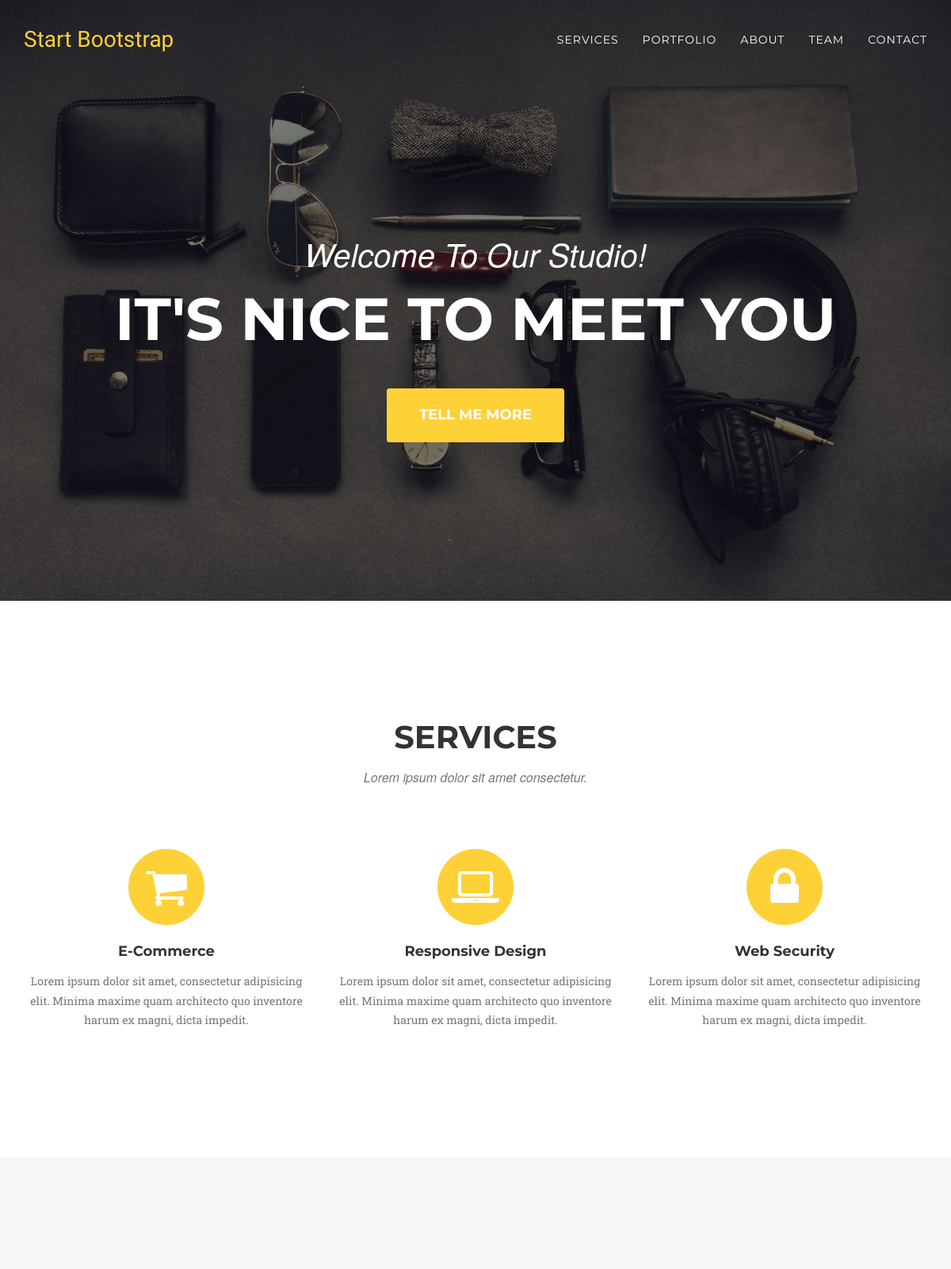
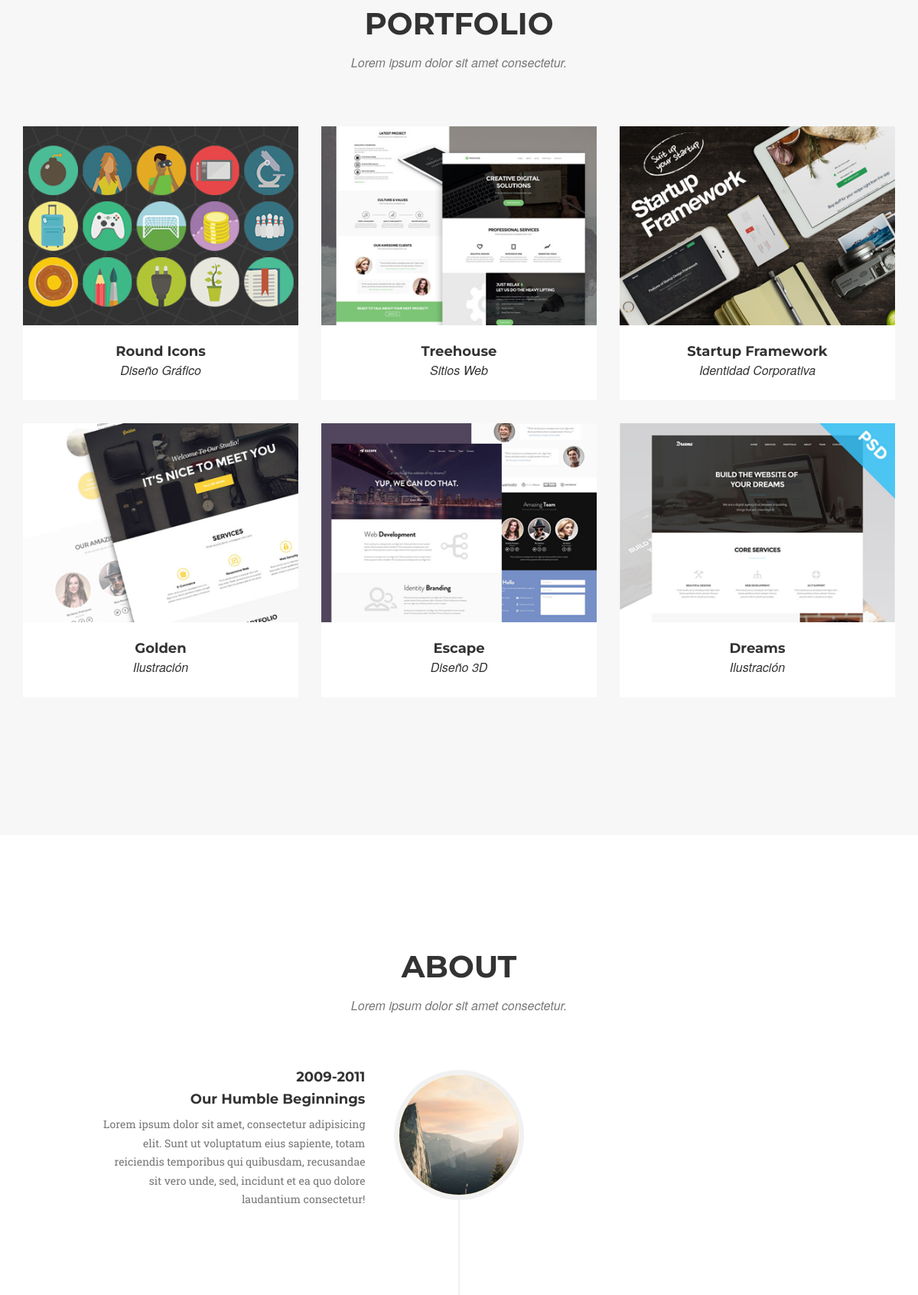
Screenshot of /porfolio/ (upper part) with the database file from the repository (2 pictures, top to bottom).
### porfolio/models.py (models this page shows, shortened)
class Work(models.Model):
    CATEGORIAS = (
        ('Sitios Web', 'SW'),
        ('Identidad Corporativa', 'IC'),
        ('Diseño Gráfico', 'DG'),
        ('Ilustración','IL'),
        ('Diseño 3D', 'D3'),
    )
    title = models.CharField(max_length=200)
    imageurl = models.CharField(max_length=200)
    thumburl = models.CharField(max_length=200)
    intro = models.CharField(max_length=400)
    description = models.TextField()
    pub_date = models.DateTimeField('date published')
    category = models.CharField(max_length=30,
                                      choices=CATEGORIAS,
                                      default='Sitios Web')
    featured = models.BooleanField(default=False)
    votes = models.IntegerField(default=0)

### porfolio/views.py (the view)
def index(request):
    latest_work_list = Work.objects.order_by('-pub_date')[:6]
    context = {'latest_work_list': latest_work_list}
    return render(request, 'porfolio/index.html', context)

### porfolio/templates/porfolio/index.html (shortened to what this page needs)
<!DOCTYPE html>
<html lang="es">
<head>
{% load staticfiles %}
    <link href="{% static "porfolio/css/bootstrap.min.css" %}" rel="stylesheet">
    <link href="{% static "porfolio/css/agency.css" %}" rel="stylesheet">
    <link href="{% static "porfolio/font-awesome/css/font-awesome.min.css" %}" rel="stylesheet" type="text/css">
</head>
<body id="page-top" class="index">
    <nav class="navbar navbar-default navbar-fixed-top">
        <div class="container">
            <div class="navbar-header page-scroll">
                <a class="navbar-brand page-scroll" href="#page-top">Start Bootstrap</a>
            </div>
            <div class="collapse navbar-collapse" id="bs-example-navbar-collapse-1">
                <ul class="nav navbar-nav navbar-right">
                    <li>
                        <a class="page-scroll" href="#services">Services</a>
                    </li>
                    <li>
                        <a class="page-scroll" href="#portfolio">Portfolio</a>
                    </li>
                    <li>
                        <a class="page-scroll" href="#about">About</a>
                    </li>
                    <li>
                        <a class="page-scroll" href="#team">Team</a>
                    </li>
                    <li>
                        <a class="page-scroll" href="#contact">Contact</a>
                    </li>
                </ul>
            </div>
        </div>
    </nav>
    <header>
        <div class="container">
            <div class="intro-text">
                <div class="intro-lead-in">Welcome To Our Studio!</div>
                <div class="intro-heading">It's Nice To Meet You</div>
                <a href="#services" class="page-scroll btn btn-xl">Tell Me More</a>
            </div>
        </div>
    </header>
    <section id="services">
        <div class="container">
            <div class="row">
                <div class="col-lg-12 text-center">
                    <h2 class="section-heading">Services</h2>
                    <h3 class="section-subheading text-muted">Lorem ipsum dolor sit amet consectetur.</h3>
                </div>
            </div>
            <div class="row text-center">
                <div class="col-md-4">
                    <span class="fa-stack fa-4x">
                        <i class="fa fa-circle fa-stack-2x text-primary"></i>
                        <i class="fa fa-shopping-cart fa-stack-1x fa-inverse"></i>
                    </span>
                    <h4 class="service-heading">E-Commerce</h4>
                    <p class="text-muted">Lorem ipsum dolor sit amet, consectetur adipisicing elit. Minima maxime quam architecto quo inventore harum ex magni, dicta impedit.</p>
                </div>
                <div class="col-md-4">
                    <span class="fa-stack fa-4x">
                        <i class="fa fa-circle fa-stack-2x text-primary"></i>
                        <i class="fa fa-laptop fa-stack-1x fa-inverse"></i>
                    </span>
                    <h4 class="service-heading">Responsive Design</h4>
                    <p class="text-muted">Lorem ipsum dolor sit amet, consectetur adipisicing elit. Minima maxime quam architecto quo inventore harum ex magni, dicta impedit.</p>
                </div>
                <div class="col-md-4">
                    <span class="fa-stack fa-4x">
                        <i class="fa fa-circle fa-stack-2x text-primary"></i>
                        <i class="fa fa-lock fa-stack-1x fa-inverse"></i>
                    </span>
                    <h4 class="service-heading">Web Security</h4>
                    <p class="text-muted">Lorem ipsum dolor sit amet, consectetur adipisicing elit. Minima maxime quam architecto quo inventore harum ex magni, dicta impedit.</p>
                </div>
            </div>
        </div>
    </section>
    <section id="portfolio" class="bg-light-gray">
        <div class="container">
            <div class="row">
                <div class="col-lg-12 text-center">
                    <h2 class="section-heading">Portfolio</h2>
                    <h3 class="section-subheading text-muted">Lorem ipsum dolor sit amet consectetur.</h3>
                </div>
            </div>
            <div class="row">
            {% load staticfiles %}
            {% if latest_work_list %}
            {% for work in latest_work_list %}
                <div class="col-md-4 col-sm-6 portfolio-item">
                <a href="#portfolioModal{{ work.id }}" class="portfolio-link" data-toggle="modal">
                        <img src="{% static "porfolio/img/portfolio/" %}{{ work.thumburl }}" class="img-responsive" alt="">
                    </a>
                    <div class="portfolio-caption">
                        <h4>{{ work.title }}</h4>
                        <p >{{ work.category }}</p>
                    </div>
                </div>
            {% endfor %}
			{% else %}
    			<p>No works are available.</p>
			{% endif %}
            </div>
        </div>
    </section>
    <section id="about">
        <div class="container">
            <div class="row">
                <div class="col-lg-12 text-center">
                    <h2 class="section-heading">About</h2>
                    <h3 class="section-subheading text-muted">Lorem ipsum dolor sit amet consectetur.</h3>
                </div>
            </div>
            <div class="row">
                <div class="col-lg-12">
                    <ul class="timeline">
                        <li>
                            <div class="timeline-image">
                                <img class="img-circle img-responsive" src="{% static "porfolio/img/about/1.jpg" %}" alt="">
                            </div>
                            <div class="timeline-panel">
                                <div class="timeline-heading">
                                    <h4>2009-2011</h4>
                                    <h4 class="subheading">Our Humble Beginnings</h4>
                                </div>
                                <div class="timeline-body">
                                    <p class="text-muted">Lorem ipsum dolor sit amet, consectetur adipisicing elit. Sunt ut voluptatum eius sapiente, totam reiciendis temporibus qui quibusdam, recusandae sit vero unde, sed, incidunt et ea quo dolore laudantium consectetur!</p>
                                </div>
                            </div>
                        </li>
                    </ul>
                </div>
            </div>
        </div>
    </section>
</body>
</html>

### rows the page displays
Work: thumburl (picture), title "Round Icons", category "Diseño Gráfico"
Work: thumburl (picture), title "Treehouse", category "Sitios Web"
Work: thumburl (picture), title "Startup Framework", category "Identidad Corporativa"
Work: thumburl (picture), title "Golden", category "Ilustración"
Work: thumburl (picture), title "Escape", category "Diseño 3D"
Work: thumburl (picture), title "Dreams", category "Ilustración"
